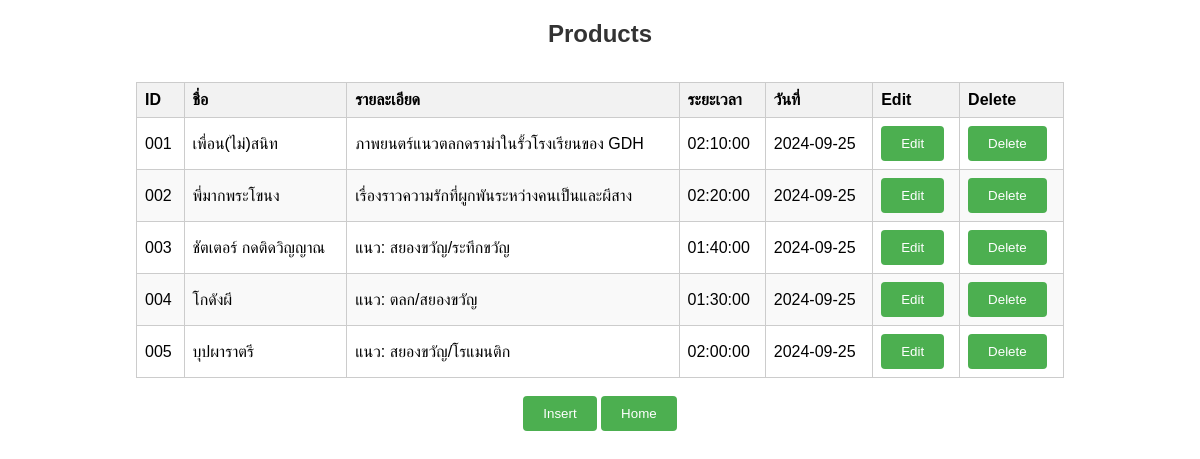
/promenu.php, run on the app's committed database.
### tables this page shows
CREATE TABLE `product` (
  `pid` varchar(3) NOT NULL,
  `pname` varchar(20) NOT NULL,
  `pdetail` varchar(400) NOT NULL,
  `ptime` time NOT NULL,
  `pdate` date NOT NULL
);

### promenu.php (the view, shortened to what this page needs)
<!DOCTYPE html>
<html lang="en">
<head>
    <link rel="stylesheet"  href="style.css">
</head>
<body>
<?php
    require 'conn.php';
    $sql = "SELECT * FROM product";
    $result = $conn->query($sql);
?>
<h1>Products</h1><br>
        <table>
            <thead>
                <tr>
                    <th>ID</th>
                    <th>ชื่อ</th>
                    <th>รายละเอียด</th>
                    <th>ระยะเวลา</th>
                    <th>วันที่</th>
                    <th>Edit</th>
                    <th>Delete</th>
                </tr>
            </thead>
            <tbody>
                <?php
                    if ($result->num_rows > 0) {
                        while($row = $result->fetch_assoc()) {
                            echo"<tr><td>"
                            .$row["pid"]."</td>"
                            ."<td>".$row["pname"]."</td>"
                            ."<td>".$row["pdetail"]."</td>"
                            ."<td>".$row["ptime"]."</td>"
                            ."<td>".$row["pdate"]."</td>"
                            ."<td>"
                            ."<a href='editpro.php?pid=".$row["pid"]."'><button> Edit </button></a>"."</td>"
                            ."<td>"."<a href='prodelete.php?pid=".$row["pid"]."' onclick=\"return confirm('Are you sure you want to delete this VDO?');\"><button>Delete</button></a>"
                            ."</td>";
                            echo "</tr>";
                        }
                    }else {
                        echo "0 results";
                    }
                ?>
            </tbody>
        </table>
        <br>
        <a href='insertpro.php'><button> Insert </button></a>
        <a href='home.php'><button> Home </button></a>
</body>
</html>

### style.css (style rules this page uses)
body { font-family: Arial, sans-serif; text-align: center; margin: 20px; }
h1 { color: #333; font-size: 24px; }
table { border-collapse: collapse; width: 80%; margin: 0 auto; }
th, td { border: 1px solid #ccc; padding: 8px; text-align: left; }
th { background-color: #f2f2f2; }
tr:nth-child(even) { background-color: #f9f9f9; }
button { padding: 10px 20px; background-color: #4CAF50; color: white; border: none; border-radius: 4px; cursor: pointer; }

### data on the page
product: pid "001", pname "เพื่อน(ไม่)สนิท", pdetail "ภาพยนตร์แนวตลกดราม่าในรั้วโรงเรียนของ GDH", ptime "02:10:00", pdate "2024-09-25"
product: pid "002", pname "พี่มากพระโขนง", pdetail "เรื่องราวความรักที่ผูกพันระหว่างคนเป็นและผีสาง", ptime "02:20:00", pdate "2024-09-25"
product: pid "003", pname "ชัตเตอร์ กดติดวิญญาณ", pdetail "แนว: สยองขวัญ/ระทึกขวัญ", ptime "01:40:00", pdate "2024-09-25"
product: pid "004", pname "โกดังผี", pdetail "แนว: ตลก/สยองขวัญ", ptime "01:30:00", pdate "2024-09-25"
product: pid "005", pname "บุปผาราตรี", pdetail "แนว: สยองขวัญ/โรแมนติก", ptime "02:00:00", pdate "2024-09-25"
